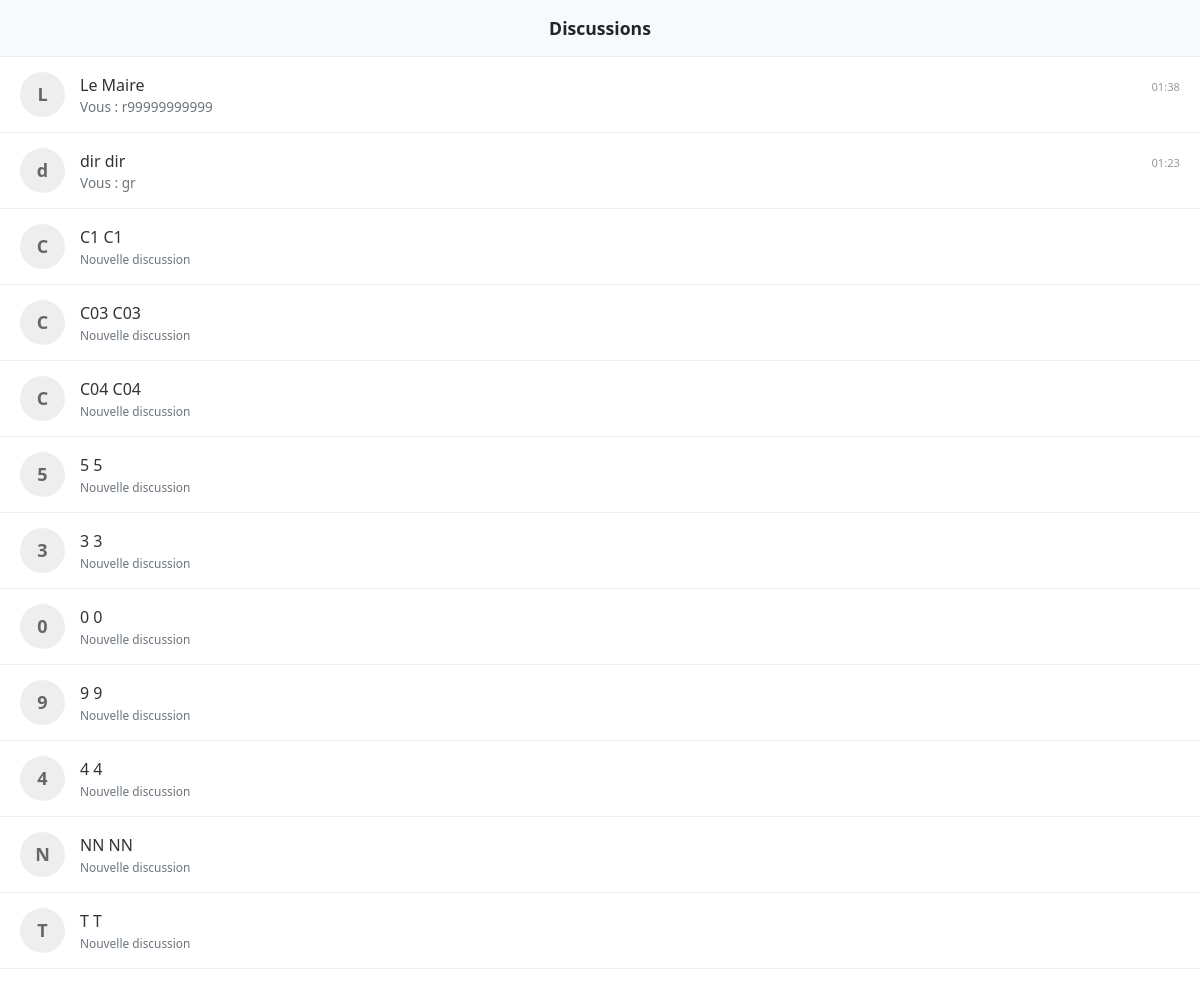
/phone/ (signed in), run on an earlier commit of the app's database.
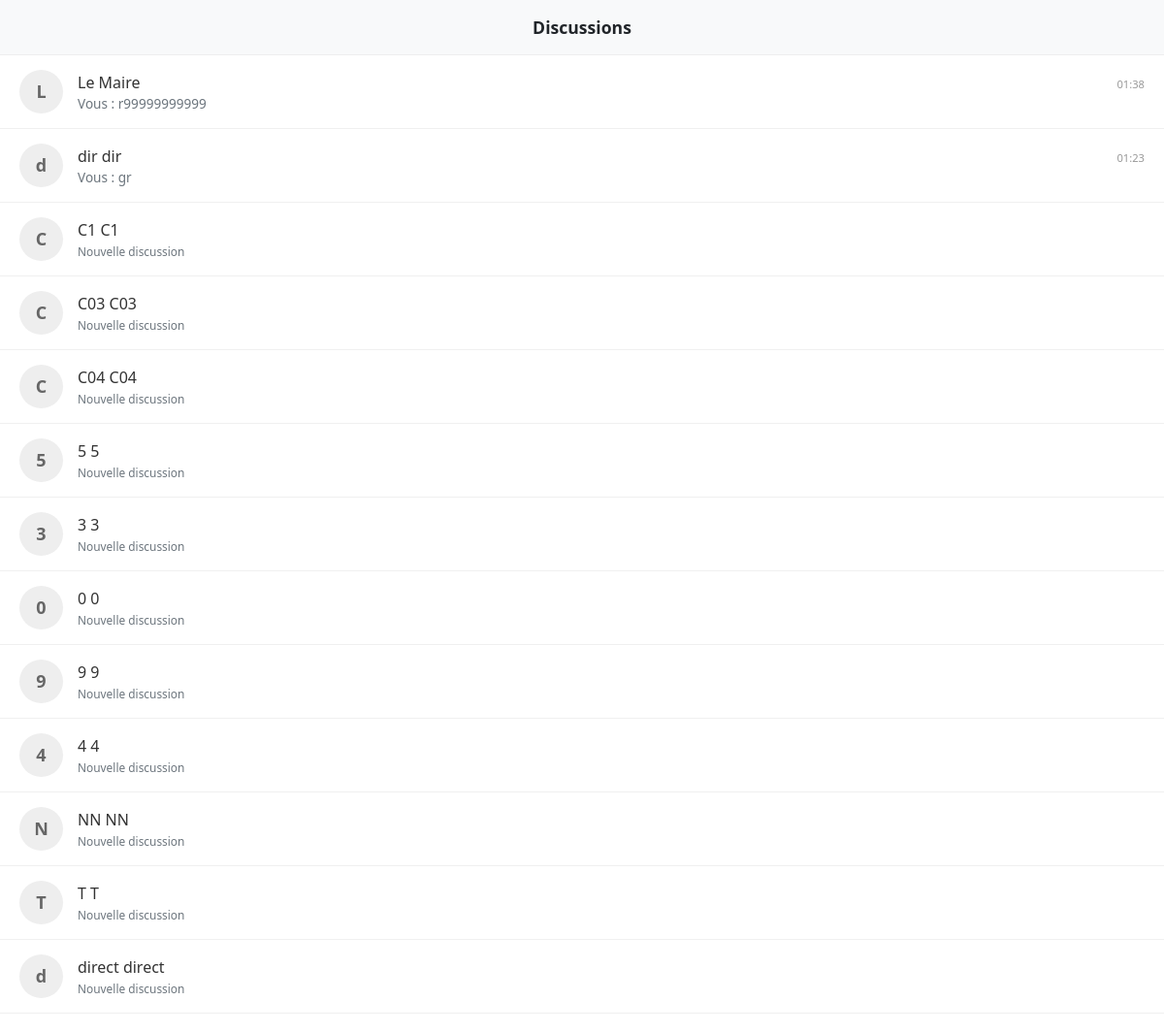
And on a later commit of the database.
### myapp/models.py (models this page shows, shortened)
class Citoyen(models.Model):
    compte = models.OneToOneField(User, on_delete=models.SET_NULL, null=True, blank=True, related_name="profil_citoyen")
    ville = models.ForeignKey(Ville, on_delete=models.CASCADE, related_name="habitants")
    nom = models.CharField(max_length=50)
    prenom = models.CharField(max_length=50)
    age = models.IntegerField(default=18)
    lieu_travail = models.ForeignKey(Batiment, on_delete=models.SET_NULL, null=True, blank=True, related_name="employes")
    sante = models.IntegerField(default=100)
    bonheur = models.IntegerField(default=100)
    epargne = models.IntegerField(default=0) # Argent à la banque (à l'abri du vol et des impôts)
    lieu_vie = models.ForeignKey(
        Batiment,
        on_delete=models.SET_NULL,
        null=True,
        blank=True,
        related_name="locataires" # Pour faire batiment.locataires.all()
    )
    argent = models.IntegerField(default=0) # Porte-monnaie
    vehicule = models.BooleanField(default=False) # A-t-il une voiture ?
    est_en_prison = models.BooleanField(default=False)
    date_liberation = models.DateTimeField(null=True, blank=True)

class Message(models.Model):
    expediteur = models.ForeignKey(Citoyen, on_delete=models.CASCADE, related_name="messages_envoyes")
    destinataire = models.ForeignKey(Citoyen, on_delete=models.CASCADE, related_name="messages_recus")
    contenu = models.TextField()
    date_envoi = models.DateTimeField(auto_now_add=True)
    lu = models.BooleanField(default=False) # Pour gérer les notifications "non lu"

### myapp/views.py (the view)
# urls.py: path('phone/', views.telephone_index, name='phone_index'),
@login_required
def telephone_index(request):
    from .models import Message # Import de secours
    from django.utils import timezone # Pour gérer les dates
    import datetime
    moi = get_mon_profil(request.user)
    if not moi:
        return redirect('dashboard')
    ville = moi.ville
    autres_citoyens = Citoyen.objects.filter(ville=ville).exclude(id=moi.id)
    contacts_data = []
    for contact in autres_citoyens:
        last_msg = Message.objects.filter(
            (Q(expediteur=moi) & Q(destinataire=contact)) |
            (Q(expediteur=contact) & Q(destinataire=moi))
        ).order_by('-date_envoi').first()
        has_unread = Message.objects.filter(expediteur=contact, destinataire=moi, lu=False).exists()
        contacts_data.append({
            'citoyen': contact,
            'last_message': last_msg,
            'has_unread': has_unread
        })
    def get_sort_date(item):
        if item['last_message']:
            return item['last_message'].date_envoi
        else:
            return timezone.now() - datetime.timedelta(days=365*50) # Il y a 50 ans
    contacts_data.sort(key=get_sort_date, reverse=True)
    return render(request, 'phone/index.html', {'contacts_data': contacts_data})

### myapp/views.py (called while the page is built)
def get_mon_profil(user):
    try:
        return user.profil_citoyen
    except:
        if user.is_superuser:
            ville = Ville.objects.first()
            profil = Citoyen.objects.create(
                compte=user,
                ville=ville,
                prenom="Le",
                nom="Maire",
                age=45
            )
            return profil
    return None

### myapp/templates/phone/index.html (shortened to what this page needs)
<!DOCTYPE html>
<html lang="fr">
<head>
    <link href="https://cdn.jsdelivr.net/npm/bootstrap@5.3.0/dist/css/bootstrap.min.css" rel="stylesheet">
    <link rel="stylesheet" href="https://cdnjs.cloudflare.com/ajax/libs/font-awesome/6.0.0/css/all.min.css">
</head>
<body>
    <div class="app-container">
        <div class="phone-header">Discussions</div>
        <div class="phone-body">
            {% for item in contacts_data %}
                <a href="{% url 'telephone_chat' item.citoyen.id %}" class="contact-item {% if item.has_unread %}is-unread{% endif %}">
                    <div class="avatar">{{ item.citoyen.prenom|slice:":1" }}</div>
                    <div style="flex: 1; min-width: 0;">
                        <div class="d-flex justify-content-between align-items-baseline">
                            <span class="name">{{ item.citoyen.prenom }} {{ item.citoyen.nom }}</span>
                            {% if item.last_message %}
                                <span style="font-size: 0.7rem; color: #999;">{{ item.last_message.date_envoi|date:"H:i" }}</span>
                            {% endif %}
                        </div>
                        <div class="text-muted text-truncate" style="font-size: 0.85rem;">
                            {% if item.last_message %}
                                {% if item.last_message.expediteur == item.citoyen %}
                                    {{ item.last_message.contenu }}
                                {% else %}
                                    <span class="text-secondary">Vous : {{ item.last_message.contenu }}</span>
                                {% endif %}
                            {% else %}
                                <span class="text-secondary small">Nouvelle discussion</span>
                            {% endif %}
                        </div>
                    </div>
                </a>
            {% empty %}
                <div class="text-center mt-5 text-muted"><p>Aucun contact.</p></div>
            {% endfor %}
        </div>
    </div>
</body>
</html>

What changed in the data, as far as the page shows it:
added Citoyen: citoyen.prenom "d", citoyen.prenom "direct", citoyen.nom "direct", shows "Nouvelle discussion"
